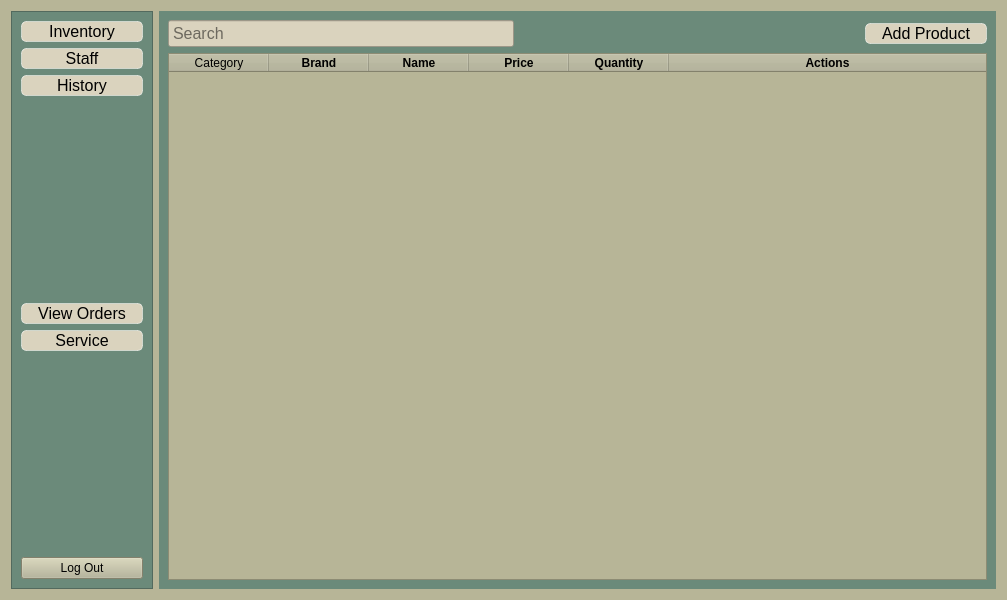
<?xml version="1.0" encoding="UTF-8"?>
<ui version="4.0">
 <class>AdminPage</class>
 <widget class="QWidget" name="AdminPage">
  <property name="geometry">
   <rect>
    <x>0</x>
    <y>0</y>
    <width>1007</width>
    <height>600</height>
   </rect>
  </property>
  <property name="windowTitle">
   <string>Admin Page</string>
  </property>
  <property name="styleSheet">
   <string notr="true">QWidget{
 background-color: rgb(183, 181, 151);
}</string>
  </property>
  <layout class="QHBoxLayout" name="horizontalLayout">
   <item>
    <widget class="QFrame" name="frame">
     <property name="styleSheet">
      <string notr="true">QFrame{
background-color: rgb(107, 138, 122)

}</string>
     </property>
     <property name="frameShape">
      <enum>QFrame::StyledPanel</enum>
     </property>
     <property name="frameShadow">
      <enum>QFrame::Raised</enum>
     </property>
     <layout class="QVBoxLayout" name="verticalLayout">
      <item>
       <widget class="QPushButton" name="inventory">
        <property name="styleSheet">
         <string notr="true">QPushButton{
background-color: rgb(218, 211, 190);
color: black;
border: 1px solid rgba(255, 255, 255, 0.5);
border-radius: 5px;
font-size:16px;
text-align: center;
width: 120px
}

QPushButton:hover {
background-color: rgba(255, 255, 255, 0.3);
}

QPushButton:pressed {
background-color: rgba(255, 255, 255, 0.1);
}

</string>
        </property>
        <property name="text">
         <string>Inventory</string>
        </property>
       </widget>
      </item>
      <item>
       <widget class="QPushButton" name="staff">
        <property name="styleSheet">
         <string notr="true">QPushButton{
background-color: rgb(218, 211, 190);
color: black;
border: 1px solid rgba(255, 255, 255, 0.5);
border-radius: 5px;
font-size:16px;
text-align: center;
width: 120px
}

QPushButton:hover {
background-color: rgba(255, 255, 255, 0.3);
}

QPushButton:pressed {
background-color: rgba(255, 255, 255, 0.1);
}

</string>
        </property>
        <property name="text">
         <string>Staff</string>
        </property>
       </widget>
      </item>
      <item>
       <widget class="QPushButton" name="history">
        <property name="styleSheet">
         <string notr="true">QPushButton{
background-color: rgb(218, 211, 190);
color: black;
border: 1px solid rgba(255, 255, 255, 0.5);
border-radius: 5px;
font-size:16px;
text-align: center;
width: 120px
}

QPushButton:hover {
background-color: rgba(255, 255, 255, 0.3);
}

QPushButton:pressed {
background-color: rgba(255, 255, 255, 0.1);
}

</string>
        </property>
        <property name="text">
         <string>History</string>
        </property>
       </widget>
      </item>
      <item>
       <spacer name="verticalSpacer_2">
        <property name="orientation">
         <enum>Qt::Vertical</enum>
        </property>
        <property name="sizeHint" stdset="0">
         <size>
          <width>20</width>
          <height>40</height>
         </size>
        </property>
       </spacer>
      </item>
      <item>
       <widget class="QPushButton" name="viewOrder">
        <property name="styleSheet">
         <string notr="true">QPushButton{
background-color: rgb(218, 211, 190);
color: black;
border: 1px solid rgba(255, 255, 255, 0.5);
border-radius: 5px;
font-size:16px;
text-align: center;
width: 120px
}

QPushButton:hover {
background-color: rgba(255, 255, 255, 0.3);
}

QPushButton:pressed {
background-color: rgba(255, 255, 255, 0.1);
}

</string>
        </property>
        <property name="text">
         <string>View Orders</string>
        </property>
       </widget>
      </item>
      <item>
       <widget class="QPushButton" name="service">
        <property name="styleSheet">
         <string notr="true">QPushButton{
background-color: rgb(218, 211, 190);
color: black;
border: 1px solid rgba(255, 255, 255, 0.5);
border-radius: 5px;
font-size:16px;
text-align: center;
width: 120px
}

QPushButton:hover {
background-color: rgba(255, 255, 255, 0.3);
}

QPushButton:pressed {
background-color: rgba(255, 255, 255, 0.1);
}

</string>
        </property>
        <property name="text">
         <string>Service</string>
        </property>
       </widget>
      </item>
      <item>
       <spacer name="verticalSpacer">
        <property name="orientation">
         <enum>Qt::Vertical</enum>
        </property>
        <property name="sizeHint" stdset="0">
         <size>
          <width>20</width>
          <height>40</height>
         </size>
        </property>
       </spacer>
      </item>
      <item>
       <widget class="QPushButton" name="logOut">
        <property name="styleSheet">
         <string notr="true">QPushButton{

background-color: #e74c3c;
color: black;
border: 1px solid rgba(255, 255, 255, 0.5);
border-radius: 5px;
font-size:16px;
text-align: center;
width: 120px
}

QPushButton:hover {
background-color: rgba(255, 255, 255, 0.3);
}

QPushButton:pressed {
background-color: #e74c3c;
}

s</string>
        </property>
        <property name="text">
         <string>Log Out</string>
        </property>
       </widget>
      </item>
     </layout>
    </widget>
   </item>
   <item>
    <widget class="QStackedWidget" name="stackedWidget">
     <property name="currentIndex">
      <number>0</number>
     </property>
     <widget class="QWidget" name="page">
      <property name="styleSheet">
       <string notr="true">QWidget{
background-color: rgb(107, 138, 122)

}</string>
      </property>
      <layout class="QVBoxLayout" name="verticalLayout_2">
       <item>
        <layout class="QHBoxLayout" name="horizontalLayout_2">
         <item>
          <widget class="QLineEdit" name="productSearch">
           <property name="styleSheet">
            <string notr="true">QLineEdit{
background-color: rgb(218, 211, 190);
color: black;


font-size: 16px;
padding:2px;
text-align: center;


}

QLineEdit:hover {
background-color: rgba(255, 255, 255, 0.3);
}

</string>
           </property>
           <property name="maxLength">
            <number>50</number>
           </property>
           <property name="placeholderText">
            <string>Search</string>
           </property>
          </widget>
         </item>
         <item>
          <spacer name="horizontalSpacer">
           <property name="orientation">
            <enum>Qt::Horizontal</enum>
           </property>
           <property name="sizeHint" stdset="0">
            <size>
             <width>40</width>
             <height>20</height>
            </size>
           </property>
          </spacer>
         </item>
         <item>
          <widget class="QPushButton" name="addProduct">
           <property name="styleSheet">
            <string notr="true">QPushButton{
background-color: rgb(218, 211, 190);
color: black;
border: 1px solid rgba(255, 255, 255, 0.5);
border-radius: 5px;
font-size:16px;
text-align: center;
width: 120px
}

QPushButton:hover {
background-color: rgba(255, 255, 255, 0.3);
}

QPushButton:pressed {
background-color: rgba(255, 255, 255, 0.1);
}

</string>
           </property>
           <property name="text">
            <string>Add Product</string>
           </property>
          </widget>
         </item>
        </layout>
       </item>
       <item>
        <widget class="QTableWidget" name="inventoryTable">
         <property name="styleSheet">
          <string notr="true">QWidget {
    background-color: rgb(183, 181, 151);
    font: 700 9pt &quot;Segoe UI&quot;;
    color: black; /* Sets the font color to black */
}
</string>
         </property>
         <property name="editTriggers">
          <set>QAbstractItemView::NoEditTriggers</set>
         </property>
         <property name="cornerButtonEnabled">
          <bool>false</bool>
         </property>
         <attribute name="horizontalHeaderShowSortIndicator" stdset="0">
          <bool>false</bool>
         </attribute>
         <attribute name="horizontalHeaderStretchLastSection">
          <bool>true</bool>
         </attribute>
         <attribute name="verticalHeaderVisible">
          <bool>false</bool>
         </attribute>
         <column>
          <property name="text">
           <string>Category</string>
          </property>
         </column>
         <column>
          <property name="text">
           <string>Brand</string>
          </property>
          <property name="font">
           <font>
            <pointsize>9</pointsize>
            <bold>true</bold>
           </font>
          </property>
         </column>
         <column>
          <property name="text">
           <string>Name</string>
          </property>
          <property name="font">
           <font>
            <pointsize>9</pointsize>
            <bold>true</bold>
           </font>
          </property>
         </column>
         <column>
          <property name="text">
           <string>Price</string>
          </property>
          <property name="font">
           <font>
            <pointsize>9</pointsize>
            <bold>true</bold>
           </font>
          </property>
         </column>
         <column>
          <property name="text">
           <string>Quantity</string>
          </property>
          <property name="font">
           <font>
            <pointsize>9</pointsize>
            <bold>true</bold>
           </font>
          </property>
         </column>
         <column>
          <property name="text">
           <string>Actions</string>
          </property>
          <property name="font">
           <font>
            <pointsize>9</pointsize>
            <bold>true</bold>
           </font>
          </property>
         </column>
        </widget>
       </item>
      </layout>
     </widget>
     <widget class="QWidget" name="page_2">
      <property name="styleSheet">
       <string notr="true">QWidget{
background-color: rgb(107, 138, 122)

}</string>
      </property>
      <layout class="QVBoxLayout" name="verticalLayout_3">
       <item>
        <layout class="QHBoxLayout" name="horizontalLayout_3">
         <item>
          <widget class="QLineEdit" name="staffSearch">
           <property name="styleSheet">
            <string notr="true">QLineEdit{
background-color: rgb(218, 211, 190);
color: black;


font-size: 16px;
padding:2px;
text-align: center;


}

QLineEdit:hover {
background-color: rgba(255, 255, 255, 0.3);
}

</string>
           </property>
           <property name="placeholderText">
            <string>Search</string>
           </property>
          </widget>
         </item>
         <item>
          <spacer name="horizontalSpacer_2">
           <property name="orientation">
            <enum>Qt::Horizontal</enum>
           </property>
           <property name="sizeType">
            <enum>QSizePolicy::Maximum</enum>
           </property>
           <property name="sizeHint" stdset="0">
            <size>
             <width>300</width>
             <height>20</height>
            </size>
           </property>
          </spacer>
         </item>
         <item>
          <widget class="QPushButton" name="addStaff">
           <property name="minimumSize">
            <size>
             <width>170</width>
             <height>0</height>
            </size>
           </property>
           <property name="maximumSize">
            <size>
             <width>170</width>
             <height>16777215</height>
            </size>
           </property>
           <property name="styleSheet">
            <string notr="true">QPushButton{
background-color: rgb(218, 211, 190);
color: black;
border: 1px solid rgba(255, 255, 255, 0.5);
border-radius: 5px;
font-size:16px;
text-align: center;
width: 120px
}

QPushButton:hover {
background-color: rgba(255, 255, 255, 0.3);
}

QPushButton:pressed {
background-color: rgba(255, 255, 255, 0.1);
}

</string>
           </property>
           <property name="text">
            <string>Add Staff Member</string>
           </property>
          </widget>
         </item>
        </layout>
       </item>
       <item>
        <widget class="QTableWidget" name="staffTable">
         <property name="styleSheet">
          <string notr="true">QWidget {
    background-color: rgb(183, 181, 151);
    font: 700 9pt &quot;Segoe UI&quot;;
    color: black; /* Sets the font color to black */
}
</string>
         </property>
         <property name="editTriggers">
          <set>QAbstractItemView::NoEditTriggers</set>
         </property>
         <attribute name="horizontalHeaderStretchLastSection">
          <bool>true</bool>
         </attribute>
         <attribute name="verticalHeaderVisible">
          <bool>false</bool>
         </attribute>
         <column>
          <property name="text">
           <string>First Name</string>
          </property>
          <property name="font">
           <font>
            <bold>true</bold>
           </font>
          </property>
         </column>
         <column>
          <property name="text">
           <string>Last Name</string>
          </property>
          <property name="font">
           <font>
            <bold>true</bold>
           </font>
          </property>
         </column>
         <column>
          <property name="text">
           <string>Mobile Number</string>
          </property>
          <property name="font">
           <font>
            <bold>true</bold>
           </font>
          </property>
         </column>
         <column>
          <property name="text">
           <string>Address</string>
          </property>
          <property name="font">
           <font>
            <bold>true</bold>
           </font>
          </property>
         </column>
         <column>
          <property name="text">
           <string>Date Hired</string>
          </property>
          <property name="font">
           <font>
            <bold>true</bold>
           </font>
          </property>
         </column>
         <column>
          <property name="text">
           <string>Actions</string>
          </property>
          <property name="font">
           <font>
            <bold>true</bold>
           </font>
          </property>
         </column>
        </widget>
       </item>
      </layout>
     </widget>
     <widget class="QWidget" name="page_3">
      <property name="styleSheet">
       <string notr="true">QWidget{
background-color: rgb(107, 138, 122)

}</string>
      </property>
      <layout class="QGridLayout" name="gridLayout">
       <item row="0" column="0">
        <widget class="QTabWidget" name="tabWidget">
         <property name="styleSheet">
          <string notr="true">QWidget {
    background-color: rgb(183, 181, 151);
    font: 700 ;
    color: black; /* Sets the font color to black */
}



</string>
         </property>
         <property name="currentIndex">
          <number>0</number>
         </property>
         <widget class="QWidget" name="tab">
          <attribute name="title">
           <string>Purchase History</string>
          </attribute>
          <layout class="QVBoxLayout" name="verticalLayout_4">
           <item>
            <layout class="QFormLayout" name="formLayout">
             <item row="0" column="0">
              <widget class="QLabel" name="label">
               <property name="text">
                <string>Total Earned</string>
               </property>
              </widget>
             </item>
             <item row="0" column="1">
              <widget class="QLineEdit" name="purchaseTotal">
               <property name="styleSheet">
                <string notr="true">QLineEdit{
background-color: rgb(218, 211, 190);
color: black;


font-size: 16px;
padding:2px;
text-align: center;


}

QLineEdit:hover {
background-color: rgba(255, 255, 255, 0.3);
}

</string>
               </property>
               <property name="readOnly">
                <bool>true</bool>
               </property>
              </widget>
             </item>
            </layout>
           </item>
           <item>
            <widget class="QTableWidget" name="purchaseHistoryTable">
             <property name="styleSheet">
              <string notr="true">QWidget {
    background-color: rgb(183, 181, 151);
    font: 700 9pt &quot;Segoe UI&quot;;
    color: black; /* Sets the font color to black */
}
</string>
             </property>
             <property name="editTriggers">
              <set>QAbstractItemView::NoEditTriggers</set>
             </property>
             <attribute name="horizontalHeaderDefaultSectionSize">
              <number>200</number>
             </attribute>
             <attribute name="horizontalHeaderStretchLastSection">
              <bool>true</bool>
             </attribute>
             <attribute name="verticalHeaderVisible">
              <bool>false</bool>
             </attribute>
             <column>
              <property name="text">
               <string>Date</string>
              </property>
              <property name="font">
               <font>
                <bold>true</bold>
               </font>
              </property>
             </column>
             <column>
              <property name="text">
               <string>Customer</string>
              </property>
              <property name="font">
               <font>
                <bold>true</bold>
               </font>
              </property>
             </column>
             <column>
              <property name="text">
               <string>Actions</string>
              </property>
              <property name="font">
               <font>
                <bold>true</bold>
               </font>
              </property>
             </column>
            </widget>
           </item>
          </layout>
         </widget>
         <widget class="QWidget" name="tab_2">
          <attribute name="title">
           <string>Service History</string>
          </attribute>
          <layout class="QVBoxLayout" name="verticalLayout_5">
           <item>
            <layout class="QFormLayout" name="formLayout_2">
             <item row="0" column="0">
              <widget class="QLabel" name="label_2">
               <property name="text">
                <string>Total Earned</string>
               </property>
              </widget>
             </item>
             <item row="0" column="1">
              <widget class="QLineEdit" name="serviceTotal">
               <property name="styleSheet">
                <string notr="true">QLineEdit{
background-color: rgb(218, 211, 190);
color: black;


font-size: 16px;
padding:2px;
text-align: center;


}

QLineEdit:hover {
background-color: rgba(255, 255, 255, 0.3);
}

</string>
               </property>
               <property name="readOnly">
                <bool>true</bool>
               </property>
              </widget>
             </item>
            </layout>
           </item>
           <item>
            <widget class="QTableWidget" name="serviceHistory">
             <property name="styleSheet">
              <string notr="true">QWidget {
    background-color: rgb(183, 181, 151);
    font: 700 9pt &quot;Segoe UI&quot;;
    color: black; /* Sets the font color to black */
}
</string>
             </property>
             <property name="editTriggers">
              <set>QAbstractItemView::NoEditTriggers</set>
             </property>
             <attribute name="horizontalHeaderStretchLastSection">
              <bool>true</bool>
             </attribute>
             <attribute name="verticalHeaderVisible">
              <bool>false</bool>
             </attribute>
             <column>
              <property name="text">
               <string>Date</string>
              </property>
              <property name="font">
               <font>
                <bold>true</bold>
               </font>
              </property>
             </column>
             <column>
              <property name="text">
               <string>Customer</string>
              </property>
              <property name="font">
               <font>
                <bold>true</bold>
               </font>
              </property>
             </column>
             <column>
              <property name="text">
               <string>Technician</string>
              </property>
              <property name="font">
               <font>
                <bold>true</bold>
               </font>
              </property>
             </column>
             <column>
              <property name="text">
               <string>Device Type</string>
              </property>
              <property name="font">
               <font>
                <bold>true</bold>
               </font>
              </property>
             </column>
             <column>
              <property name="text">
               <string>Service Type</string>
              </property>
              <property name="font">
               <font>
                <bold>true</bold>
               </font>
              </property>
             </column>
             <column>
              <property name="text">
               <string>Total</string>
              </property>
              <property name="font">
               <font>
                <bold>true</bold>
               </font>
              </property>
             </column>
             <column>
              <property name="text">
               <string>Status</string>
              </property>
              <property name="font">
               <font>
                <bold>true</bold>
               </font>
              </property>
             </column>
             <column>
              <property name="text">
               <string>Actions</string>
              </property>
              <property name="font">
               <font>
                <bold>true</bold>
               </font>
              </property>
             </column>
            </widget>
           </item>
          </layout>
         </widget>
        </widget>
       </item>
      </layout>
     </widget>
    </widget>
   </item>
  </layout>
 </widget>
 <resources/>
 <connections/>
</ui>
